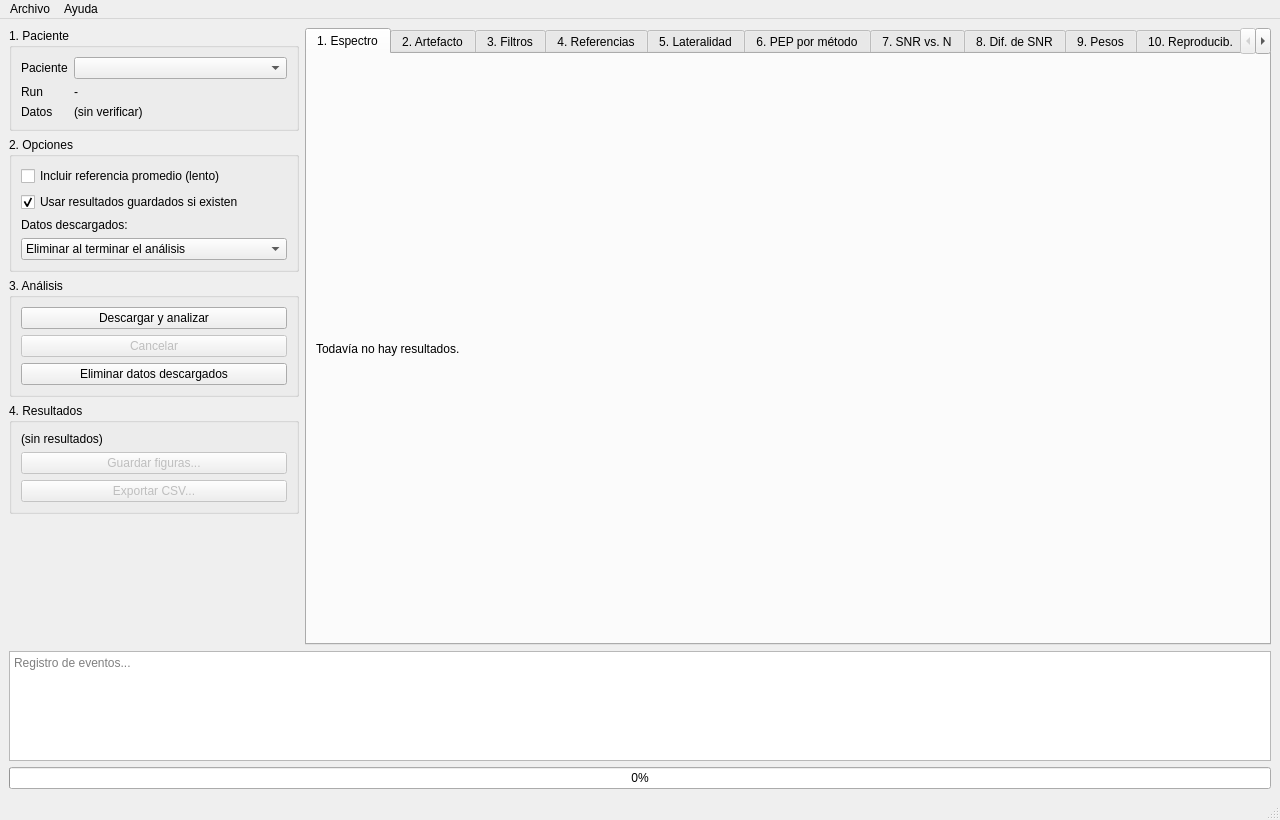
<?xml version="1.0" encoding="UTF-8"?>
<ui version="4.0">
 <class>MainWindow</class>
 <widget class="QMainWindow" name="MainWindow">
  <property name="geometry">
   <rect>
    <x>0</x>
    <y>0</y>
    <width>1280</width>
    <height>820</height>
   </rect>
  </property>
  <property name="windowTitle">
   <string>PES del nervio mediano — SNR según el promediado</string>
  </property>
  <widget class="QWidget" name="centralwidget">
   <layout class="QVBoxLayout" name="layoutCentral">
    <item>
     <layout class="QHBoxLayout" name="layoutSuperior">
      <item>
       <widget class="QWidget" name="panelControles" native="true">
        <property name="minimumSize">
         <size>
          <width>290</width>
          <height>0</height>
         </size>
        </property>
        <property name="maximumSize">
         <size>
          <width>330</width>
          <height>16777215</height>
         </size>
        </property>
        <layout class="QVBoxLayout" name="layoutPanel">
         <property name="leftMargin">
          <number>0</number>
         </property>
         <property name="topMargin">
          <number>0</number>
         </property>
         <property name="rightMargin">
          <number>0</number>
         </property>
         <property name="bottomMargin">
          <number>0</number>
         </property>
         <item>
          <widget class="QGroupBox" name="grupoPaciente">
           <property name="title">
            <string>1. Paciente</string>
           </property>
           <layout class="QFormLayout" name="formPaciente">
            <item row="0" column="0">
             <widget class="QLabel" name="labelPaciente">
              <property name="text">
               <string>Paciente</string>
              </property>
             </widget>
            </item>
            <item row="0" column="1">
             <widget class="QComboBox" name="comboPaciente">
              <property name="toolTip">
               <string>Sujetos del dataset ds004388 (OpenNeuro)</string>
              </property>
             </widget>
            </item>
            <item row="1" column="0">
             <widget class="QLabel" name="labelRun">
              <property name="text">
               <string>Run</string>
              </property>
             </widget>
            </item>
            <item row="1" column="1">
             <widget class="QLabel" name="lblRun">
              <property name="text">
               <string>-</string>
              </property>
              <property name="wordWrap">
               <bool>true</bool>
              </property>
             </widget>
            </item>
            <item row="2" column="0">
             <widget class="QLabel" name="labelDatos">
              <property name="text">
               <string>Datos</string>
              </property>
             </widget>
            </item>
            <item row="2" column="1">
             <widget class="QLabel" name="lblDatos">
              <property name="text">
               <string>(sin verificar)</string>
              </property>
              <property name="wordWrap">
               <bool>true</bool>
              </property>
             </widget>
            </item>
           </layout>
          </widget>
         </item>
         <item>
          <widget class="QGroupBox" name="grupoOpciones">
           <property name="title">
            <string>2. Opciones</string>
           </property>
           <layout class="QVBoxLayout" name="layoutOpciones">
            <item>
             <widget class="QCheckBox" name="chkPromedio">
              <property name="text">
               <string>Incluir referencia promedio (lento)</string>
              </property>
              <property name="checked">
               <bool>false</bool>
              </property>
              <property name="toolTip">
               <string>Agrega la referencia promedio a la figura de referencias</string>
              </property>
             </widget>
            </item>
            <item>
             <widget class="QCheckBox" name="chkCache">
              <property name="text">
               <string>Usar resultados guardados si existen</string>
              </property>
              <property name="checked">
               <bool>true</bool>
              </property>
              <property name="toolTip">
               <string>Si el paciente ya se analizó con los mismos parámetros, no se descarga ni se recalcula</string>
              </property>
             </widget>
            </item>
            <item>
             <widget class="QLabel" name="labelBorrado">
              <property name="text">
               <string>Datos descargados:</string>
              </property>
              <property name="wordWrap">
               <bool>true</bool>
              </property>
             </widget>
            </item>
            <item>
             <widget class="QComboBox" name="comboBorrado">
              <item>
               <property name="text">
                <string>Eliminar al terminar el análisis</string>
               </property>
              </item>
              <item>
               <property name="text">
                <string>Eliminar al cambiar de paciente</string>
               </property>
              </item>
              <item>
               <property name="text">
                <string>Conservar</string>
               </property>
              </item>
             </widget>
            </item>
           </layout>
          </widget>
         </item>
         <item>
          <widget class="QGroupBox" name="grupoAnalisis">
           <property name="title">
            <string>3. Análisis</string>
           </property>
           <layout class="QVBoxLayout" name="layoutAnalisis">
            <item>
             <widget class="QPushButton" name="btnProcesar">
              <property name="text">
               <string>Descargar y analizar</string>
              </property>
              <property name="toolTip">
               <string>Descarga los runs que falten, filtra, promedia y calcula la SNR</string>
              </property>
             </widget>
            </item>
            <item>
             <widget class="QPushButton" name="btnCancelar">
              <property name="text">
               <string>Cancelar</string>
              </property>
              <property name="enabled">
               <bool>false</bool>
              </property>
             </widget>
            </item>
            <item>
             <widget class="QPushButton" name="btnBorrarDatos">
              <property name="text">
               <string>Eliminar datos descargados</string>
              </property>
              <property name="toolTip">
               <string>Borra solo las carpetas que descargó la interfaz</string>
              </property>
             </widget>
            </item>
           </layout>
          </widget>
         </item>
         <item>
          <widget class="QGroupBox" name="grupoResultados">
           <property name="title">
            <string>4. Resultados</string>
           </property>
           <layout class="QVBoxLayout" name="layoutResultados">
            <item>
             <widget class="QLabel" name="lblResumen">
              <property name="text">
               <string>(sin resultados)</string>
              </property>
              <property name="wordWrap">
               <bool>true</bool>
              </property>
             </widget>
            </item>
            <item>
             <widget class="QPushButton" name="btnGuardarFiguras">
              <property name="text">
               <string>Guardar figuras...</string>
              </property>
              <property name="enabled">
               <bool>false</bool>
              </property>
             </widget>
            </item>
            <item>
             <widget class="QPushButton" name="btnExportar">
              <property name="text">
               <string>Exportar CSV...</string>
              </property>
              <property name="enabled">
               <bool>false</bool>
              </property>
             </widget>
            </item>
           </layout>
          </widget>
         </item>
         <item>
          <spacer name="spacerPanel">
           <property name="orientation">
            <enum>Qt::Vertical</enum>
           </property>
           <property name="sizeHint" stdset="0">
            <size>
             <width>20</width>
             <height>40</height>
            </size>
           </property>
          </spacer>
         </item>
        </layout>
       </widget>
      </item>
      <item>
       <widget class="QTabWidget" name="tabsGraficos">
        <property name="currentIndex">
         <number>0</number>
        </property>
        <widget class="QWidget" name="tabPSD">
         <attribute name="title">
          <string>1. Espectro</string>
         </attribute>
         <layout class="QVBoxLayout" name="layoutPSD">
          <item>
           <widget class="QLabel" name="lblVacioPSD">
            <property name="text">
             <string>Todavía no hay resultados.</string>
            </property>
            <property name="wordWrap">
             <bool>true</bool>
            </property>
           </widget>
          </item>
         </layout>
        </widget>
        <widget class="QWidget" name="tabArtefacto">
         <attribute name="title">
          <string>2. Artefacto</string>
         </attribute>
         <layout class="QVBoxLayout" name="layoutArtefacto">
          <item>
           <widget class="QLabel" name="lblVacioArtefacto">
            <property name="text">
             <string>Todavía no hay resultados.</string>
            </property>
            <property name="wordWrap">
             <bool>true</bool>
            </property>
           </widget>
          </item>
         </layout>
        </widget>
        <widget class="QWidget" name="tabFiltros">
         <attribute name="title">
          <string>3. Filtros</string>
         </attribute>
         <layout class="QVBoxLayout" name="layoutFiltros">
          <item>
           <widget class="QLabel" name="lblVacioFiltros">
            <property name="text">
             <string>Todavía no hay resultados.</string>
            </property>
            <property name="wordWrap">
             <bool>true</bool>
            </property>
           </widget>
          </item>
         </layout>
        </widget>
        <widget class="QWidget" name="tabReferencias">
         <attribute name="title">
          <string>4. Referencias</string>
         </attribute>
         <layout class="QVBoxLayout" name="layoutReferencias">
          <item>
           <widget class="QLabel" name="lblVacioReferencias">
            <property name="text">
             <string>Todavía no hay resultados.</string>
            </property>
            <property name="wordWrap">
             <bool>true</bool>
            </property>
           </widget>
          </item>
         </layout>
        </widget>
        <widget class="QWidget" name="tabLateralidad">
         <attribute name="title">
          <string>5. Lateralidad</string>
         </attribute>
         <layout class="QVBoxLayout" name="layoutLateralidad">
          <item>
           <widget class="QLabel" name="lblVacioLateralidad">
            <property name="text">
             <string>Todavía no hay resultados.</string>
            </property>
            <property name="wordWrap">
             <bool>true</bool>
            </property>
           </widget>
          </item>
         </layout>
        </widget>
        <widget class="QWidget" name="tabPEP">
         <attribute name="title">
          <string>6. PEP por método</string>
         </attribute>
         <layout class="QVBoxLayout" name="layoutPEP">
          <item>
           <widget class="QLabel" name="lblVacioPEP">
            <property name="text">
             <string>Todavía no hay resultados.</string>
            </property>
            <property name="wordWrap">
             <bool>true</bool>
            </property>
           </widget>
          </item>
         </layout>
        </widget>
        <widget class="QWidget" name="tabCurvas">
         <attribute name="title">
          <string>7. SNR vs. N</string>
         </attribute>
         <layout class="QVBoxLayout" name="layoutCurvas">
          <item>
           <widget class="QLabel" name="lblVacioCurvas">
            <property name="text">
             <string>Todavía no hay resultados.</string>
            </property>
            <property name="wordWrap">
             <bool>true</bool>
            </property>
           </widget>
          </item>
         </layout>
        </widget>
        <widget class="QWidget" name="tabDiferencias">
         <attribute name="title">
          <string>8. Dif. de SNR</string>
         </attribute>
         <layout class="QVBoxLayout" name="layoutDiferencias">
          <item>
           <widget class="QLabel" name="lblVacioDiferencias">
            <property name="text">
             <string>Todavía no hay resultados.</string>
            </property>
            <property name="wordWrap">
             <bool>true</bool>
            </property>
           </widget>
          </item>
         </layout>
        </widget>
        <widget class="QWidget" name="tabPesos">
         <attribute name="title">
          <string>9. Pesos</string>
         </attribute>
         <layout class="QVBoxLayout" name="layoutPesos">
          <item>
           <widget class="QLabel" name="lblVacioPesos">
            <property name="text">
             <string>Todavía no hay resultados.</string>
            </property>
            <property name="wordWrap">
             <bool>true</bool>
            </property>
           </widget>
          </item>
         </layout>
        </widget>
        <widget class="QWidget" name="tabReproducibilidad">
         <attribute name="title">
          <string>10. Reproducib.</string>
         </attribute>
         <layout class="QVBoxLayout" name="layoutReproducibilidad">
          <item>
           <widget class="QLabel" name="lblVacioReproducibilidad">
            <property name="text">
             <string>Todavía no hay resultados.</string>
            </property>
            <property name="wordWrap">
             <bool>true</bool>
            </property>
           </widget>
          </item>
         </layout>
        </widget>
        <widget class="QWidget" name="tabMetricas">
         <attribute name="title">
          <string>Métricas</string>
         </attribute>
         <layout class="QVBoxLayout" name="layoutTabMetricas">
          <item>
           <widget class="QSplitter" name="splitterMetricas">
            <property name="orientation">
             <enum>Qt::Vertical</enum>
            </property>
            <widget class="QGroupBox" name="grupoComponentes">
             <property name="title">
              <string>Componentes del PEP (promedio homogéneo, CP4–Fz)</string>
             </property>
             <layout class="QVBoxLayout" name="layoutComponentes">
              <item>
               <widget class="QTableWidget" name="tablaComponentes">
                <property name="editTriggers">
                 <set>QAbstractItemView::NoEditTriggers</set>
                </property>
                <property name="alternatingRowColors">
                 <bool>true</bool>
                </property>
                <attribute name="horizontalHeaderStretchLastSection">
                 <bool>true</bool>
                </attribute>
                <attribute name="verticalHeaderVisible">
                 <bool>false</bool>
                </attribute>
               </widget>
              </item>
             </layout>
            </widget>
            <widget class="QGroupBox" name="grupoSNR">
             <property name="title">
              <string>SNR por método (± error estándar jackknife) y diferencia con el homogéneo</string>
             </property>
             <layout class="QVBoxLayout" name="layoutSNR">
              <item>
               <widget class="QTableWidget" name="tablaSNR">
                <property name="editTriggers">
                 <set>QAbstractItemView::NoEditTriggers</set>
                </property>
                <property name="alternatingRowColors">
                 <bool>true</bool>
                </property>
                <attribute name="horizontalHeaderStretchLastSection">
                 <bool>true</bool>
                </attribute>
                <attribute name="verticalHeaderVisible">
                 <bool>false</bool>
                </attribute>
               </widget>
              </item>
             </layout>
            </widget>
            <widget class="QGroupBox" name="grupoReproducibilidad">
             <property name="title">
              <string>Reproducibilidad (primera vs. segunda mitad, criterio IFCN)</string>
             </property>
             <layout class="QVBoxLayout" name="layoutTablaRep">
              <item>
               <widget class="QTableWidget" name="tablaReproducibilidad">
                <property name="editTriggers">
                 <set>QAbstractItemView::NoEditTriggers</set>
                </property>
                <property name="alternatingRowColors">
                 <bool>true</bool>
                </property>
                <attribute name="horizontalHeaderStretchLastSection">
                 <bool>true</bool>
                </attribute>
                <attribute name="verticalHeaderVisible">
                 <bool>false</bool>
                </attribute>
               </widget>
              </item>
             </layout>
            </widget>
           </widget>
          </item>
         </layout>
        </widget>
       </widget>
      </item>
     </layout>
    </item>
    <item>
     <widget class="QPlainTextEdit" name="txtLog">
      <property name="maximumSize">
       <size>
        <width>16777215</width>
        <height>110</height>
       </size>
      </property>
      <property name="readOnly">
       <bool>true</bool>
      </property>
      <property name="placeholderText">
       <string>Registro de eventos...</string>
      </property>
     </widget>
    </item>
    <item>
     <widget class="QProgressBar" name="barraProgreso">
      <property name="value">
       <number>0</number>
      </property>
     </widget>
    </item>
   </layout>
  </widget>
  <widget class="QMenuBar" name="menubar">
   <property name="geometry">
    <rect>
     <x>0</x>
     <y>0</y>
     <width>1280</width>
     <height>21</height>
    </rect>
   </property>
   <widget class="QMenu" name="menuArchivo">
    <property name="title">
     <string>Archivo</string>
    </property>
    <addaction name="actionProcesar"/>
    <addaction name="actionGuardarFiguras"/>
    <addaction name="actionExportar"/>
    <addaction name="separator"/>
    <addaction name="actionSalir"/>
   </widget>
   <widget class="QMenu" name="menuAyuda">
    <property name="title">
     <string>Ayuda</string>
    </property>
    <addaction name="actionAcercaDe"/>
   </widget>
   <addaction name="menuArchivo"/>
   <addaction name="menuAyuda"/>
  </widget>
  <widget class="QStatusBar" name="statusbar"/>
  <action name="actionProcesar">
   <property name="text">
    <string>Descargar y analizar</string>
   </property>
   <property name="shortcut">
    <string>Ctrl+R</string>
   </property>
  </action>
  <action name="actionGuardarFiguras">
   <property name="text">
    <string>Guardar figuras...</string>
   </property>
   <property name="shortcut">
    <string>Ctrl+S</string>
   </property>
  </action>
  <action name="actionExportar">
   <property name="text">
    <string>Exportar CSV...</string>
   </property>
   <property name="shortcut">
    <string>Ctrl+E</string>
   </property>
  </action>
  <action name="actionSalir">
   <property name="text">
    <string>Salir</string>
   </property>
   <property name="shortcut">
    <string>Ctrl+Q</string>
   </property>
  </action>
  <action name="actionAcercaDe">
   <property name="text">
    <string>Acerca de</string>
   </property>
  </action>
 </widget>
 <resources/>
 <connections/>
</ui>
